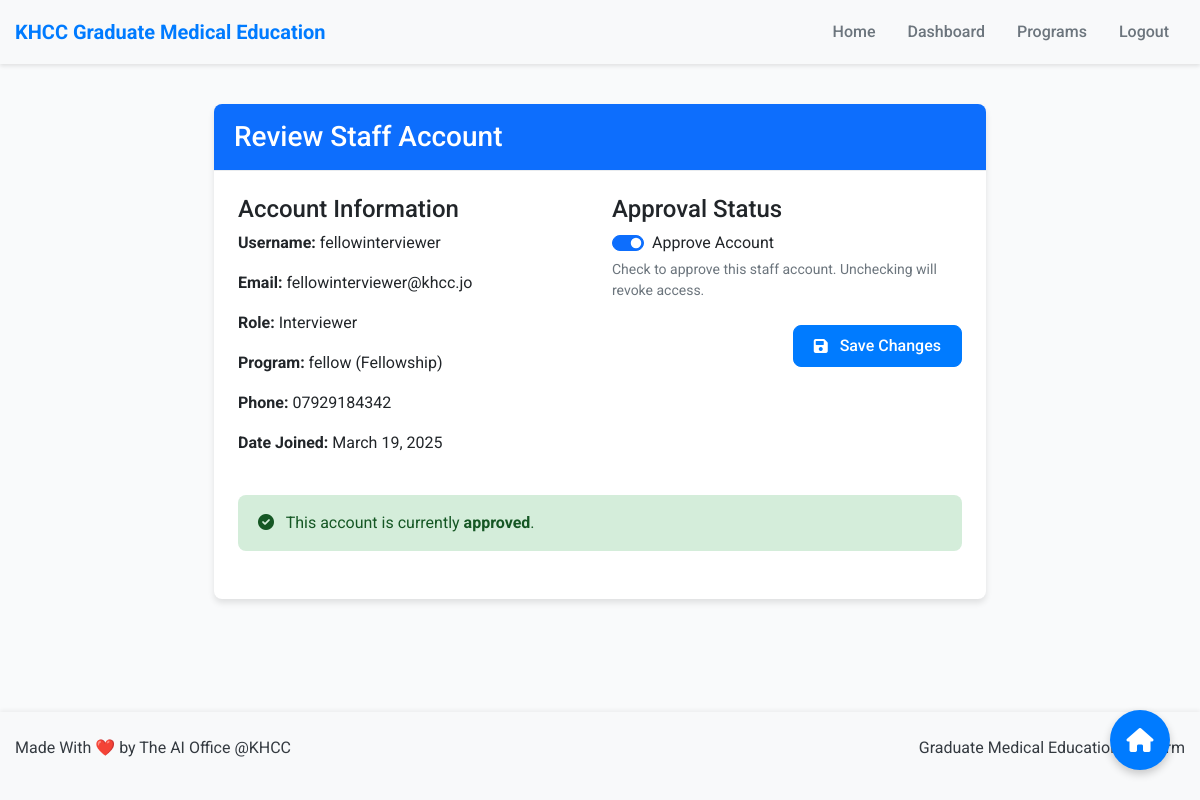
The app's page /approve-staff/3/ (signed in) with its own data.
### users/models.py (models this page shows, shortened)
class User(AbstractUser):
    USER_TYPE_CHOICES = (
        ('GME_STAFF', 'GME Staff'),
        ('PROGRAM_DIRECTOR', 'Program Director'),
        ('INTERVIEWER', 'Interviewer'),
        ('APPLICANT', 'Applicant'),
    )
    user_type = models.CharField(max_length=20, choices=USER_TYPE_CHOICES)
    phone_number = models.CharField(max_length=15, blank=True)
    is_approved = models.BooleanField(default=False)
    program = models.ForeignKey('Program', on_delete=models.SET_NULL, null=True, blank=True, related_name='staff_members')

class Program(models.Model):
    PROGRAM_TYPE_CHOICES = (
        ('RESIDENCY', 'Residency'),
        ('FELLOWSHIP', 'Fellowship'),
    )
    STATUS_CHOICES = (
        ('ACTIVE', 'Active'),
        ('INACTIVE', 'Inactive'),
    )
    name = models.CharField(max_length=100, validators=[MinLengthValidator(3)])
    program_type = models.CharField(max_length=20, choices=PROGRAM_TYPE_CHOICES)
    start_date = models.DateField()
    end_date = models.DateField()
    status = models.CharField(max_length=10, choices=STATUS_CHOICES, default='ACTIVE')
    capacity = models.PositiveIntegerField(null=True, blank=True)

### users/views.py (the view)
# urls.py: path('approve-staff/<int:user_id>/', views.approve_staff, name='approve_staff'),
@login_required
@user_passes_test(is_gme_staff)
def approve_staff(request, user_id):
    staff = get_object_or_404(User, id=user_id)
    if request.method == 'POST':
        form = StaffApprovalForm(request.POST, instance=staff)
        if form.is_valid():
            form.save()
            messages.success(request, f'Staff account for {staff.username} has been updated.')
            return redirect('dashboard')
    else:
        form = StaffApprovalForm(instance=staff)
    return render(request, 'users/approve_staff.html', {'form': form, 'staff': staff})

### users/forms.py
class StaffApprovalForm(forms.ModelForm):
    class Meta:
        model = User
        fields = ('is_approved',)

### users/views.py (called while the page is built)
def is_gme_staff(user):
    return user.is_authenticated and user.user_type == 'GME_STAFF'

### users/templates/users/approve_staff.html (shortened to what this page needs)
{% extends 'users/base.html' %}
{% block content %}
<div class="row justify-content-center">
    <div class="col-md-8">
        <div class="card">
            <div class="card-header bg-primary text-white">
                <h3 class="mb-0">Review Staff Account</h3>
            </div>
            <div class="card-body">
                <div class="row mb-4">
                    <div class="col-md-6">
                        <h4>Account Information</h4>
                        <p><strong>Username:</strong> {{ staff.username }}</p>
                        <p><strong>Email:</strong> {{ staff.email }}</p>
                        <p><strong>Role:</strong> {{ staff.get_user_type_display }}</p>
                        {% if staff.user_type == 'PROGRAM_DIRECTOR' or staff.user_type == 'INTERVIEWER' %}
                            <p><strong>Program:</strong> {{ staff.program.name }} ({{ staff.program.get_program_type_display }})</p>
                        {% endif %}
                        <p><strong>Phone:</strong> {{ staff.phone_number|default:"N/A" }}</p>
                        <p><strong>Date Joined:</strong> {{ staff.date_joined|date:"F d, Y" }}</p>
                    </div>
                    <div class="col-md-6">
                        <h4>Approval Status</h4>
                        <form method="post">
                            <div class="mb-3">
                                <div class="form-check form-switch">
                                    <input class="form-check-input" type="checkbox" name="is_approved" id="id_is_approved" {% if form.is_approved.value %}checked{% endif %}>
                                    <label class="form-check-label" for="id_is_approved">Approve Account</label>
                                </div>
                                <div class="form-text">
                                    Check to approve this staff account. Unchecking will revoke access.
                                </div>
                            </div>
                            <div class="d-flex justify-content-end mt-4">
                                <button type="submit" class="btn btn-primary">
                                    <i class="fas fa-save me-1"></i>Save Changes
                                </button>
                            </div>
                        </form>
                    </div>
                </div>
                <div class="alert {% if staff.is_approved %}alert-success{% else %}alert-warning{% endif %}">
                    <i class="fas {% if staff.is_approved %}fa-check-circle{% else %}fa-exclamation-circle{% endif %} me-2"></i>
                    This account is currently <strong>{% if staff.is_approved %}approved{% else %}pending approval{% endif %}</strong>.
                </div>
            </div>
        </div>
    </div>
</div>
{% endblock %}

### static/css/style.css (style rules this page uses)
:root { --primary-color: #007bff; --primary-light: #e6f2ff; --secondary-color: #6c757d; --success-color: #28a745; --danger-color: #dc3545; --warning-color: #ffc107; --info-color: #17a2b8; --light-color: #f8f9fa; --dark-color: #343a40; --white-color: #ffffff; --border-color: #e9ecef; --shadow-sm: 0 0.125rem 0.25rem rgba(0, 0, 0, 0.075); --shadow-md: 0 0.5rem 1rem rgba(0, 0, 0, 0.1); --shadow-lg: 0 1rem 3rem rgba(0, 0, 0, 0.15); --border-radius: 0.5rem; --transition: all 0.3s ease; --font-family: 'Roboto', sans-serif; }
body { font-family: var(--font-family); background-color: #f9fafb; color: var(--dark-color); min-height: 100vh; display: flex; flex-direction: column; }
.card { border: none; border-radius: var(--border-radius); box-shadow: var(--shadow-sm); transition: var(--transition); margin-bottom: 1.5rem; overflow: hidden; }
.card-header { background-color: var(--white-color); border-bottom: 1px solid var(--border-color); padding: 1rem 1.25rem; font-weight: 600; }
.card-header.bg-primary { background-color: var(--primary-color) !important; color: var(--white-color); }
.card-body { padding: 1.5rem; }
.form-text { font-size: 0.875rem; color: var(--secondary-color); margin-top: 0.25rem; }
.btn { border-radius: var(--border-radius); padding: 0.5rem 1.25rem; font-weight: 500; transition: var(--transition); display: inline-flex; align-items: center; justify-content: center; gap: 0.5rem; }
.btn-primary { background-color: var(--primary-color); border-color: var(--primary-color); }
.alert { border: none; border-radius: var(--border-radius); padding: 1rem 1.25rem; margin-bottom: 1.5rem; }
.alert-success { background-color: #d4edda; color: #155724; }
.bg-primary { background-color: var(--primary-color) !important; }

### users/templates/users/base.html (style rules this page uses)
:root { --primary-color: #0d6efd; --secondary-color: #6c757d; --khcc-color: #007bff; }
body { min-height: 100vh; display: flex; flex-direction: column; }
.card { box-shadow: 0 4px 6px rgba(0, 0, 0, 0.1); transition: transform 0.3s ease; margin-bottom: 1.5rem; }
.btn-primary { background-color: var(--khcc-color); border-color: var(--khcc-color); }
.alert { border-radius: 0.5rem; }

### records on screen
User: username "fellowinterviewer", email "fellowinterviewer@khcc.jo", user_type "Interviewer", program.name "fellow", program.program_type "Fellowship", phone_number "07929184342", date_joined "March 19, 2025"
